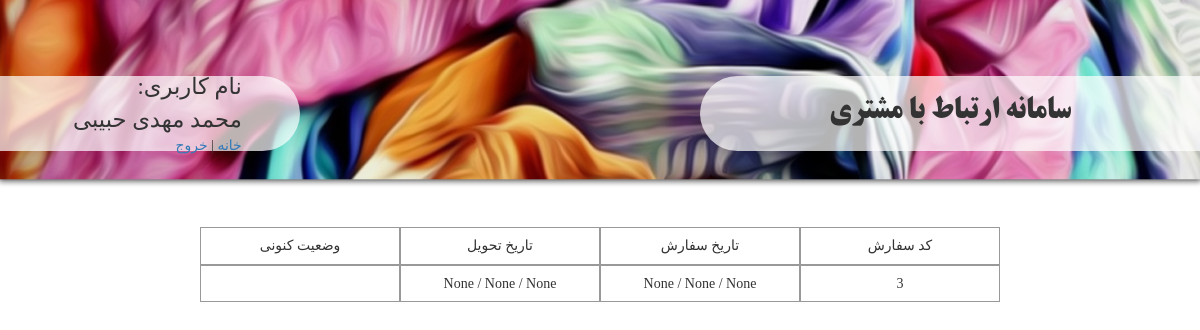
/user/show_reserves/ (signed in), run on the app's committed database.
### UserManager/models.py (models this page shows, shortened)
class Customer(models.Model):
    user = models.OneToOneField(User,)
    username = models.CharField(max_length=100)
    name = models.CharField(max_length=100, null=True, verbose_name='نام')
    phoneNumber = models.CharField(max_length=50, verbose_name='شماره تلفن همراه',)
    email = models.EmailField(verbose_name='ایمیل',)
    moaref = models.CharField(max_length=200, verbose_name='نام معرف',)
    workPhoneNumber = models.CharField(max_length=50, verbose_name='تلفن محل کار',)
    address = models.TextField(verbose_name='آدرس',)
    companyName = models.CharField(verbose_name='نام شرکت', max_length=100)
    class Meta:
        verbose_name = 'مشتری'
        verbose_name_plural = 'مشتری'

### ReserveForm/models.py (models this page shows, shortened)
class ReserveForm(models.Model):
    customer = models.ForeignKey(Customer, verbose_name='مشتری', )
    tarh = models.ImageField(upload_to='tarh/', verbose_name='طرح', blank=True, null=True)
    serviceTarh = models.ManyToManyField('ServiceTarh', verbose_name='خدمات طرح', blank=True)
    hasParche = models.BooleanField(verbose_name='پارچه دارد',)
    parche = models.ForeignKey('Parche',verbose_name='پارچه', blank=True, null=True)
    parcheWidth = models.IntegerField(verbose_name='عرض پارچه', blank=True, null=True)
    parcheHeight = models.IntegerField(verbose_name='طول پارچه', blank=True, null=True)
    number = models.IntegerField(verbose_name='تعداد', blank=True, null=True)
    typeChap = models.ForeignKey('Chap', verbose_name='چاپ', blank=True, null=True)
    dookht = models.ForeignKey('Dookht', verbose_name='دوخت', blank=True, null=True,)
    hasLabel = models.BooleanField(verbose_name='لیبل دارد', )
    otherServices = models.ManyToManyField('OtherServices', verbose_name='سایر خدمات', blank=True)
    reserveDay = models.IntegerField(choices=dayChoice, verbose_name='روز', blank=True, null=True)
    reserveMonth = models.IntegerField(choices=monthChoice, verbose_name='ماه', blank=True, null=True)
    reserveYear = models.IntegerField(verbose_name='سال', blank=True, null=True)
    deliveryDay = models.IntegerField(choices=dayChoice, verbose_name='روز', blank=True, null=True)
    deliveryMonth = models.IntegerField(choices=monthChoice, verbose_name='ماه', blank=True, null=True)
    deliveryYear = models.IntegerField(verbose_name='سال', blank=True, null=True)
    description = models.TextField(verbose_name='توضیح', blank=True, null=True)
    process = models.ForeignKey('Process', verbose_name='فرایند', blank=True, null=True, default=2)
    class Meta:
        verbose_name = "سفارش"
        verbose_name_plural = "سفارش"

### UserManager/views.py (the view)
# urls.py: url(r'show_reserves/', view=views.show_reserves, name='ShowReserves'),
@login_required(login_url='/user/login/')
def show_reserves(request):
    customer = Customer.objects.get(user=request.user)
    forms = ReserveForm.objects.filter(customer=customer)
    context = {'forms':forms, 'customer':customer}
    return render(request, 'showReserves.html', context=context)

### ReserveForm/templatetags/toPersian.py (called while the page is built, shortened)
@register.filter
def IntegerToPersian(number):
    if number is None:
        return None

### templates/showReserves.html (shortened to what this page needs)
{% extends 'customerBase.html' %}
{% load static %}
{% load toPersian %}
{% block load_style_file %}
    <link href="{% static 'css/showReserves.css' %}" rel="stylesheet" type="text/css">
{% endblock %}
{% block content %}
    <div id="main-content-wrapper" class="container-fluid">
        <div class="row">
            <div id="table-wrapper" class="col-md-8 col-md-offset-2 container-fluid">
                <div class="row">
                    <div class="col-md-3 center-horizontally cell">
                        <h5 class="text-wrapper">وضعیت کنونی</h5>
                    </div>
                    <div class="col-md-3 center-horizontally cell">
                        <h5 class="text-wrapper">تاریخ تحویل</h5>
                    </div>
                    <div class="col-md-3 center-horizontally cell">
                        <h5 class="text-wrapper">تاریخ سفارش</h5>
                    </div>
                    <div class="col-md-3 center-horizontally cell">
                        <h5 class="text-wrapper">کد سفارش</h5>
                    </div>
                </div>
                {% for form in forms %}
                    <div class="row">
                        <div class="col-md-3 center-horizontally cell">
                        </div>
                        <div class="col-md-3 center-horizontally cell">
                            <h5 class="text-wrapper">
                                <span>{{ form.deliveryYear|IntegerToPersian }} /</span>
                                <span>{{ form.deliveryMonth|IntegerToPersian }} /</span>
                                <span>{{ form.deliveryDay|IntegerToPersian }}</span>
                            </h5>
                        </div>
                        <div class="col-md-3 center-horizontally cell">
                            <h5 class="text-wrapper">
                                <span>{{ form.reserveYear|IntegerToPersian }} /</span>
                                <span>{{ form.reserveMonth|IntegerToPersian }} /</span>
                                <span>{{ form.reserveDay|IntegerToPersian }}</span>
                            </h5>
                        </div>
                        <div class="col-md-3 center-horizontally cell">
                            <h5 class="text-wrapper">{{ form.id }}</h5>
                        </div>
                    </div>
                {% endfor %}
            </div>
        </div>
    </div>
{% endblock %}

### templates/customerBase.html (shortened to what this page needs)
<!DOCTYPE html>
{% load static %}
<html lang="en">
<head>
    <link href="{% static 'bootstrap-3.3.7-dist/css/bootstrap.min.css' %}" rel="stylesheet" type="text/css">
    <link href="{% static 'css/customer_base.css' %}" type="text/css" rel="stylesheet">
    {% block load_style_file %}
    {% endblock %}
</head>
<body>
{% block header_page %}
    <div id="header-wrapper" class="container-fluid">
        <div class="row">
            <div id="user-property-wrapper" class="col-sm-4 col-xs-5 col-md-3">
                <div id="container-property" class="center-vertically">
                    <div id="username-wrapper">
                        <div id="username-label-wrapper">نام کاربری:</div>
                        <div id="username-value-wrapper">{{ customer.name }}</div>
                    </div>
                    <div id="links-wrapper">
                        <div id="home-link"><a href="{% url 'HomepageCustomer' %}">خانه</a> |</div>
                        <div id="exit-link"><a href="{% url 'Exit' %}">خروج</a></div>
                    </div>
                </div>
            </div>
            <div id="page-title-wrapper" class="col-xs-8 col-xs-offset-4 col-md-5 col-md-offset-4">سامانه ارتباط با مشتری</div>
        </div>
    </div>
{% endblock %}
{% block content %}
{% endblock %}
</body>
</html>

### static/css/customer_base.css (style rules this page uses)
.center-vertically { position: relative; top: 50%; -webkit-transform: translateY(-50%); -moz-transform: translateY(-50%); -ms-transform: translateY(-50%); -o-transform: translateY(-50%); transform: translateY(-50%); }
.center-horizontally { text-align: center; }
#header-wrapper { background-image: url("/static/img/header.jpg"); height: 5cm; background-size:100% 100% ; background-repeat: no-repeat; font-family: "adobe arabic"; }
body { font-family: "adobe arabic"; }
#header-wrapper .row { margin-top: 2cm; }
#user-property-wrapper { background-color: rgba(255, 255, 255, 0.7); height: 2cm; border-bottom-right-radius: 1cm; border-top-right-radius: 1cm; min-width: 4cm; }
#page-title-wrapper { background-color: rgba(255, 255, 255, 0.7); height: 2cm; border-bottom-left-radius: 1cm; border-top-left-radius: 1cm; font-size: 0.8cm; text-align: center; padding-top: 0.4cm; font-family: "B titr"; }
#user-property-wrapper #container-property { display: inline-block; width: 6cm; float: left; }
#username-wrapper { direction: rtl; font-size: 0.6cm; }
#user-property-wrapper #username-label-wrapper { direction: rtl; display: inline-block; }
#user-property-wrapper #username-value-wrapper { display: inline-block; }
#links-wrapper { direction: rtl; }
#links-wrapper #exit-link { display: inline-block; }
#links-wrapper #home-link { display: inline-block; }

### static/css/showReserves.css (style rules this page uses)
#main-content-wrapper { padding-top: 1cm; }
.cell { border: solid 1px #999999; min-height: 1cm; }

### data on the page
Customer: name "محمد مهدی حبیبی"
ReserveForm: deliveryYear|IntegerToPersian "None", deliveryMonth|IntegerToPersian "None", deliveryDay|IntegerToPersian "None", reserveYear|IntegerToPersian "None", reserveMonth|IntegerToPersian "None", reserveDay|IntegerToPersian "None", id "3"
